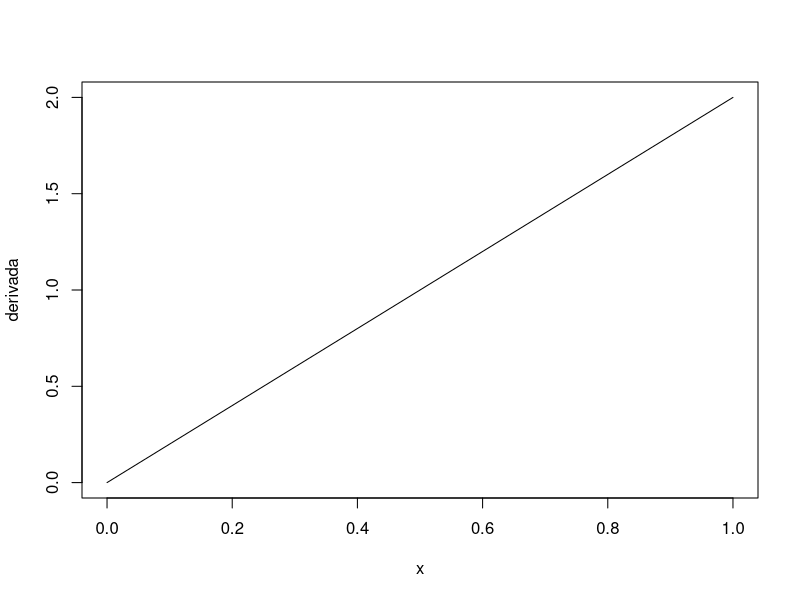

R code for this plot:
## ---- chunk 1
library(Deriv) # Capaz de realizar derivadas e integrais

## ---- chunk 2

# Define the function
f <- function(x) x^2

# Calculate the symbolic derivative
derivada <- Deriv(f, "x")

# Exiba a derivada
derivada

plot(derivada)

# Derivada para um valor
derivada(2)
